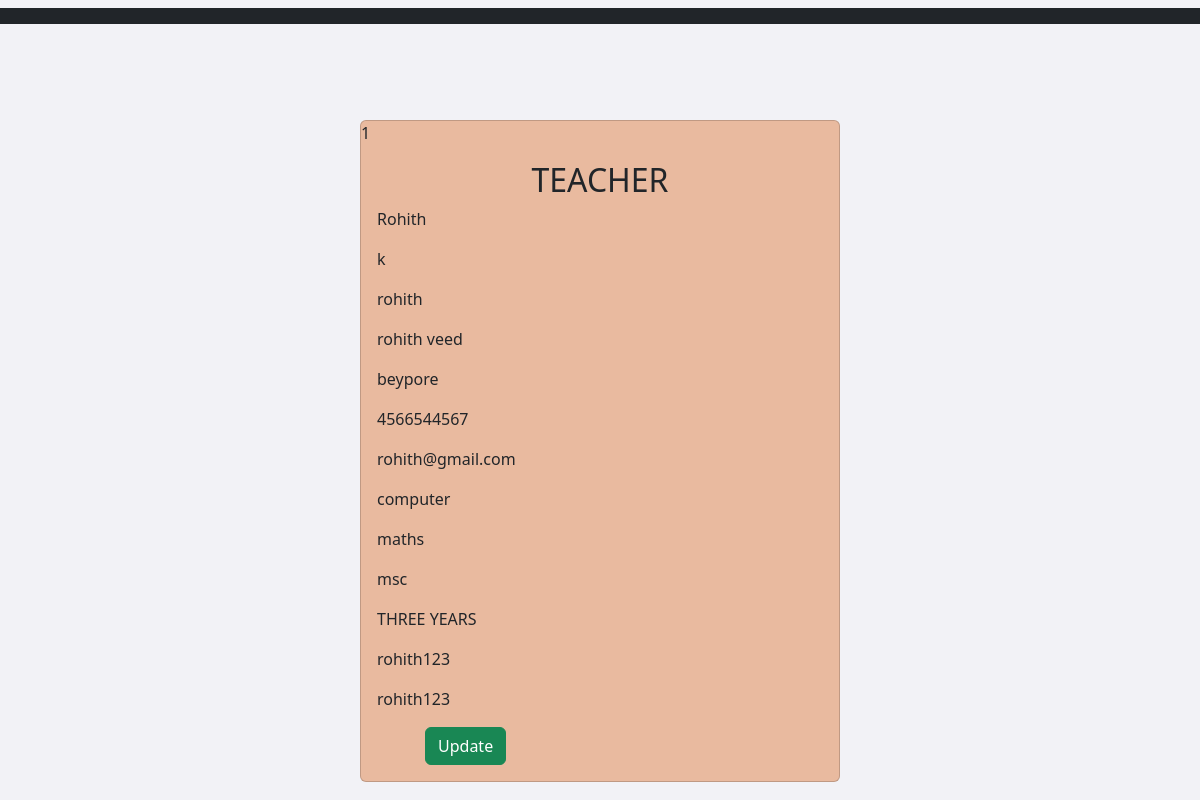
/teacherprofile (signed in), run on the app's committed database.
### application/models.py (models this page shows, shortened)
class Add_teacher(models.Model):
    user=models.ForeignKey(User,on_delete=models.CASCADE)
    Hfirstname=models.CharField(max_length=30)
    Hlastname=models.CharField(max_length=30)
    Husername=models.CharField(max_length=20)
    Hadress=models.CharField(max_length=50)
    Hplace=models.CharField(max_length=30)
    Hphone=models.IntegerField()
    Hemail=models.EmailField()
    Hdepartment=models.CharField(max_length=15)
    Hsubject=models.CharField(max_length=15)
    Hqualification=models.CharField(max_length=30)
    Hexperience=models.CharField(max_length=50)
    Hpassword=models.CharField(max_length=15)
    Hcpassword=models.CharField(max_length=15)
    role=models.CharField(max_length=10)
    status=models.CharField(max_length=30)

### application/views.py (the view)
# urls.py: path('teacherprofile',views.teacherprofile, name='teacherprofile'),
def teacherprofile(request):
    if request.user:
        user=request.user
        teach=Add_teacher.objects.filter(user=user).values()
        return render(request,'teacherprofile.html',{'teach':teach})

### application/templates/teacherprofile.html (shortened to what this page needs)
<!DOCTYPE html>
<html lang="en">
<head>
    <link rel="stylesheet" href="https://cdn.jsdelivr.net/npm/bootstrap@5.2.3/dist/css/bootstrap.min.css">
    <link rel="stylesheet" href="../static/css/teacherprofile.css">
</head>
<body>
    <div class="container-fluid-xl">
      <div class="row mt-2">
        <div class="col-xl-12 col-lg-12 col-md-12">
            <nav class="navbar navbar-expand-lg bg-dark">
            </nav>
        </div>
    </div>
    <div class="row">
        <div class="col-xl-12 col-lg-12 col-md-12 mt-5" id="ccc">
          {% for i in teach %}
          <div class="card mt-5" style="width: 30rem;">
            <label>{{forloop.counter}}</label>
            <div class="card-body">
              <h2 class="card-title text-center">TEACHER</h2>
              <p class="card-text">{{i.Hfirstname}}</p>
              <p class="card-text">{{i.Hlastname}}</p>
              <p class="card-text">{{i.Husername}}</p>
              <p class="card-text">{{i.Hadress}}</p>
              <p class="card-text">{{i.Hplace}}</p>
              <p class="card-text"> {{i.Hphone}}</p>
              <p class="card-text">{{i.Hemail}}</p>
              <p class="card-text">{{i.Hdepartment}}</p>
              <p class="card-text">{{i.Hsubject}}</p>
              <p class="card-text">{{i.Hqualification}}</p>
              <p class="card-text">{{i.Hexperience}}</p>
              <p class="card-text">{{i.Hpassword}}</p>
              <p class="card-text">{{i.Hcpassword}}</p>
              <a class="btn btn-success ms-5" href="{% url 'teacheredit' i.id%}">Update</a>
            </div>
          </div>
        </div>
        {% endfor %}
      </div>
    </div>
</body>
</html>

### application/static/css/teacherprofile.css (style rules this page uses)
body,html { overflow-x: hidden; }
body { background-color: rgb(242, 242, 246); }
.card { background-color: rgb(233, 186, 159); }
#ccc { display: flex; justify-content: center; }

### data on the page
Add_teacher: Hfirstname "Rohith", Hlastname "k", Husername "rohith", Hadress "rohith veed", Hplace "beypore", Hphone "4566544567", Hemail "rohith@gmail.com", Hdepartment "computer", Hsubject "maths", Hqualification "msc", Hexperience "THREE YEARS", Hpassword "rohith123", Hcpassword "rohith123"
